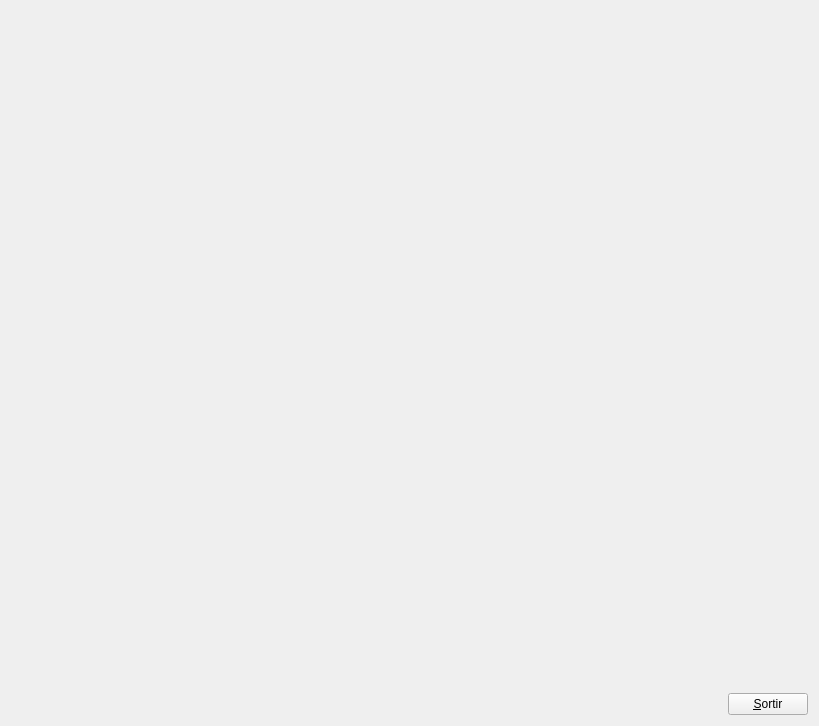
<?xml version="1.0" encoding="UTF-8"?>
<ui version="4.0">
 <class>Form</class>
 <widget class="QWidget" name="Form">
  <property name="geometry">
   <rect>
    <x>0</x>
    <y>0</y>
    <width>819</width>
    <height>726</height>
   </rect>
  </property>
  <property name="windowTitle">
   <string>Maps</string>
  </property>
  <layout class="QHBoxLayout" name="horizontalLayout">
   <item>
    <widget class="GLWidget" name="widget" native="true">
     <property name="sizePolicy">
      <sizepolicy hsizetype="Expanding" vsizetype="Expanding">
       <horstretch>0</horstretch>
       <verstretch>0</verstretch>
      </sizepolicy>Form
     </property>
    </widget>
   </item>
   <item>
    <layout class="QVBoxLayout" name="verticalLayout">
     <item>
      <spacer name="verticalSpacer">
       <property name="orientation">
        <enum>Qt::Vertical</enum>
       </property>
       <property name="sizeHint" stdset="0">
        <size>
         <width>20</width>
         <height>40</height>
        </size>
       </property>
      </spacer>
     </item>
     <item>
      <widget class="QPushButton" name="pushButton">
       <property name="sizePolicy">
        <sizepolicy hsizetype="Fixed" vsizetype="Fixed">
         <horstretch>0</horstretch>
         <verstretch>0</verstretch>
        </sizepolicy>
       </property>
       <property name="text">
        <string>&amp;Sortir</string>
       </property>
      </widget>
     </item>
    </layout>
   </item>
  </layout>
 </widget>
 <customwidgets>
  <customwidget>
   <class>GLWidget</class>
   <extends>QWidget</extends>
   <header>GLWidget.hh</header>
   <container>1</container>
  </customwidget>
 </customwidgets>
 <resources/>
 <connections>
  <connection>
   <sender>pushButton</sender>
   <signal>clicked()</signal>
   <receiver>Form</receiver>
   <slot>close()</slot>
   <hints>
    <hint type="sourcelabel">
     <x>796</x>
     <y>596</y>
    </hint>
    <hint type="destinationlabel">
     <x>839</x>
     <y>529</y>
    </hint>
   </hints>
  </connection>
 </connections>
</ui>
